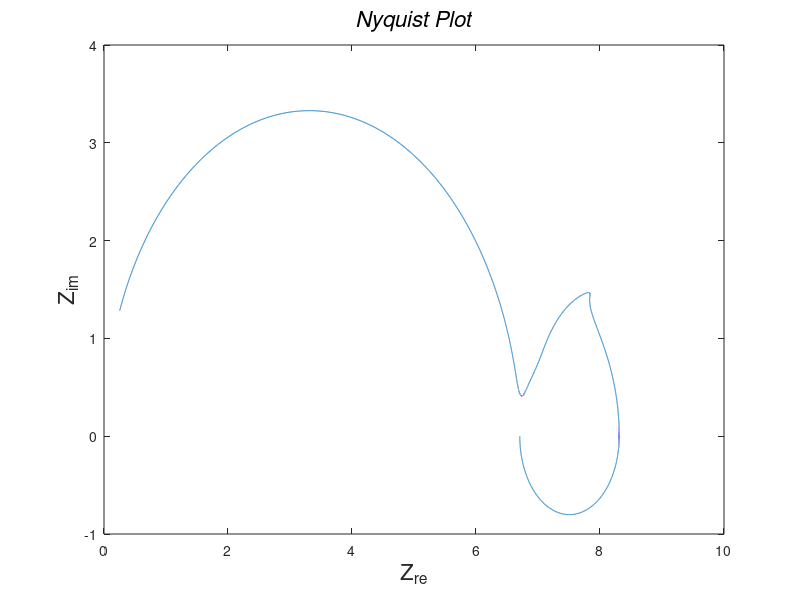
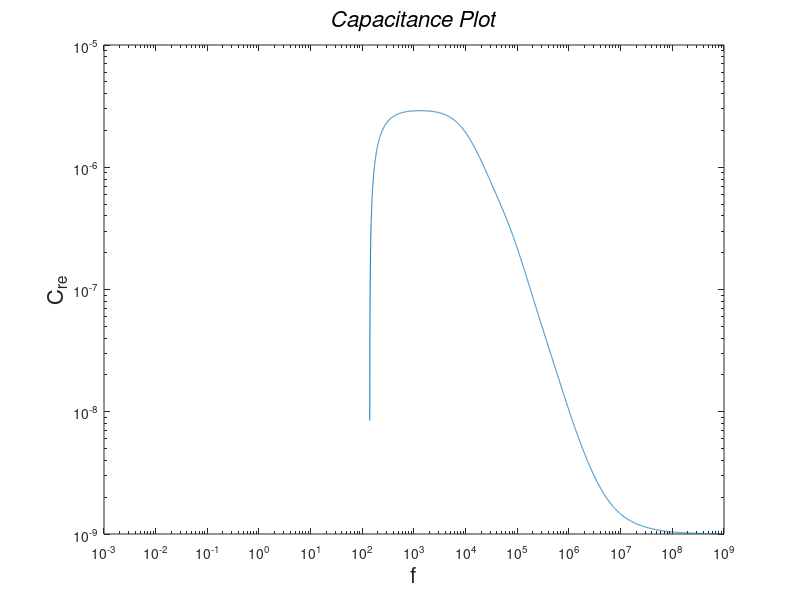
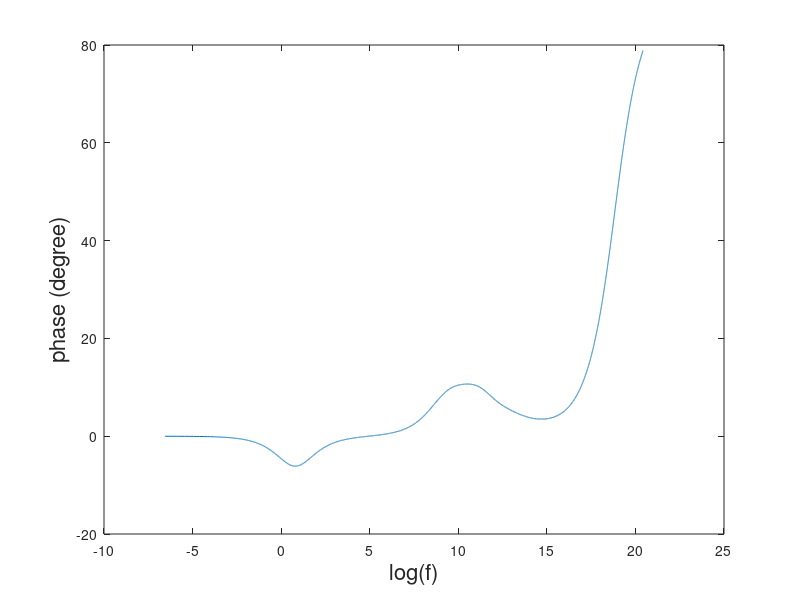

MATLAB code for these plots, in order:
clear all 
close all

%Parameter definitions

L = 1;
Rtn = 20;
Rdr = 500; 
Rtp = 10; 
Rr = 50;
Cmun = 2*10^-6;
Cmup = 2*10^-6;
Cg = 10^-9;
Cdr = 1*10^-3;
alpha = 0;
gamma_n = 0;
gamma_p = 0;

J0 = 1;

zn = Rtn; 
zp = Rtp;
yr = 1/Rr;

l = 1; 
Zre = 0; 
Zim = 0;

% Calculation of the impedance at each frequency.

for l = 1:14300
    

    
% Definition of the frequency

f = exp(l/700)-1;


%Definition of the frequency dependent elements.
yd = 1i * f * Cg+1i * f * Cdr / (1+(1i * f * Cdr * Rdr)^(1-alpha));
zd = 1/yd;
yn = 1i * f * Cmun;
yp = 1i * f * Cmup;

%Definition of the elements of the vector Up 

a = zp * zd * J0 / (zn * zd + zn * zp + zd * zp);
b = zn * zd * J0 / (zn * zd + zn * zp + zd * zp);
c = -zn * zd * zp * J0 / (zn * zd + zn * zp + zd * zp);

% Definition of the elements of the vector UP 
% in x=0 and x=L for boundary conditions.

Up0 = [0; 0; 0; a; b];
UpL = [ c*L; c*L; c*L; a; b];

% Definition of the matrix A 

A = [ 0,       0,       0,       -zn,         0;
    
    0,       0,       0,       0,         -zp;
    
    -gamma_n, gamma_n-gamma_p, gamma_p, zd, zd;
   
    -yn-yr, yn, yr, 0, 0; 
    
    yr, yp, -yp-yr, 0, 0 ];




%Calculation of the eigenvalues and associated eigenvalues of Matrix A. 

[Y,X] = eig(A);

x1 = X(1,1); 
x2 = X(2,2); 
x3 = X(3,3); 
x4 = X(4,4); 
x5 = X(5,5);

y1 = Y(:,1);
y2 = Y(:,2);
y3 = Y(:,3);
y4 = Y(:,4);
y5 = Y(:,5);

U10 = y1; 
U20 = y2; 
U30 = y3; 
U40 = y4; 
U50 = y5;

U1L = y1.* exp( x1.* L);
U2L = y2.* exp( x2.* L);
U3L = y3.* exp( x3.* L);
U4L = y4.* exp( x4.* L);
U5L = y5.* exp( x5.* L);

% Solution for the Cramer System 


D = [ U10(1) - U10(2), U20(1) - U20(2), U30(1) - U30(2), U40(1) - U40(2), U50(1) - U50(2);
    
    U1L(3) - U1L(2), U2L(3) - U2L(2), U3L(3) - U3L(2), U4L(3) - U4L(2), U5L(3) - U5L(2); 
    
    U10(3)         , U20(3)         , U30(3)         , U40(3)          , U50(3)        ;
    
    U10(5)         , U20(5)         , U30(5)         , U40(5)          , U50(5)        ;
    
    U1L(4)         , U2L(4)         , U3L(4)         , U4L(4)          , U5L(4)        ];







K1N = [ 0              , U20(1) - U20(2), U30(1) - U30(2), U40(1) - U40(2), U50(1) - U50(2);
    
        0              , U2L(3) - U2L(2), U3L(3) - U3L(2), U4L(3) - U4L(2), U5L(3) - U5L(2); 
    
        0              , U20(3)         , U30(3)         , U40(3)          , U50(3)        ;
    
       -b              , U20(5)         , U30(5)         , U40(5)          , U50(5)        ;
    
       -a              , U2L(4)         , U3L(4)         , U4L(4)          , U5L(4)        ];
    
  
   
   
   
K2N = [ U10(1) - U10(2), 0              , U30(1) - U30(2), U40(1) - U40(2), U50(1) - U50(2);
    
       U1L(3) - U1L(2),  0              , U3L(3) - U3L(2), U4L(3) - U4L(2), U5L(3) - U5L(2); 
    
       U10(3)         ,  0              , U30(3)         , U40(3)          , U50(3)        ;
    
       U10(5)         , -b              , U30(5)         , U40(5)          , U50(5)        ;
    
       U1L(4)         , -a              , U3L(4)         , U4L(4)          , U5L(4)        ];
   

   
   
   
K3N  = [ U10(1) - U10(2), U20(1) - U20(2), 0              , U40(1) - U40(2), U50(1) - U50(2);
    
         U1L(3) - U1L(2), U2L(3) - U2L(2), 0              , U4L(3) - U4L(2), U5L(3) - U5L(2); 
    
         U10(3)         , U20(3)         , 0              , U40(3)          , U50(3)        ;
    
         U10(5)         , U20(5)         , -b             , U40(5)          , U50(5)        ;
    
         U1L(4)         , U2L(4)         , -a             , U4L(4)          , U5L(4)        ];
 
     
     


K4N = [ U10(1) - U10(2), U20(1) - U20(2), U30(1) - U30(2), 0               , U50(1) - U50(2);
    
        U1L(3) - U1L(2), U2L(3) - U2L(2), U3L(3) - U3L(2), 0               , U5L(3) - U5L(2); 
    
        U10(3)         , U20(3)         , U30(3)         , 0               , U50(3)        ;
     
        U10(5)         , U20(5)         , U30(5)         , -b              , U50(5)        ;
    
        U1L(4)         , U2L(4)         , U3L(4)         , -a              , U5L(4)        ];   
    
    
    
    
    
K5N = [ U10(1) - U10(2), U20(1) - U20(2), U30(1) - U30(2), U40(1) - U40(2), 0              ;
    
        U1L(3) - U1L(2), U2L(3) - U2L(2), U3L(3) - U3L(2), U4L(3) - U4L(2), 0              ; 
    
        U10(3)         , U20(3)         , U30(3)         , U40(3)          ,0              ;
    
        U10(5)         , U20(5)         , U30(5)         , U40(5)          , -b            ;
    
        U1L(4)         , U2L(4)         , U3L(4)         , U4L(4)          , -a            ];
    
    

    
K1 = det(K1N) / det(D);
K2 = det(K2N) / det(D); 
K3 = det(K3N) / det(D); 
K4 = det(K4N) / det(D); 
K5 = det(K5N) / det(D);

% Equations with values of the constants K1, K2, K3, K4, K5 obtained
% previously.



U0 = K1*U10 + K2*U20 + K3*U30 + K4*U40 + K5*U50 + Up0; 
UL = K1*U1L + K2*U2L + K3*U3L + K4*U4L + K5*U5L + UpL;

V10 = U0(1); 
V20 = U0(2); 
V30 = U0(3); 
I10 = U0(4); 
I30 = U0(5);


V1L = UL(1);
V2L = UL(2);
V3L = UL(3);
I1L = UL(4); 
I3L = UL(5);


% Calcuation of the Real and Imaginary portion of the impedance.

Zre(l) = real ((V10 - V3L) / J0);
Zim(l) = imag ((V10 - V3L) / J0);

% Definition of the real and imaginary part of the Total Capacitance.

Cre(l) = real (J0/ (1i * f *(V10 - V3L) ));
Cim(l) = imag (J0/ (1i * f *(V10 - V3L) ));

% Definition of the Phase.

Phi(l) = -180 / pi* atan(Zim(l) / Zre(l)); 

% Definition of the Frequency.

fimp(l) = f;

l = l+1;

end


% Representation of the Impedance, Capacitance, and Phase Spectra.


Z1 = Zre (1: max(l) - 1);
Z2 = Zim (1: max(l) - 1);

ZRE = Z1' ;
ZIM = Z2' ; 

Cap1 = Cre (1:max(l) - 1);
Cap2 = Cim (1:max(l) - 1);

PHI = Phi(1:max(l) - 1);
f   = fimp(1:max(l) - 1);

phi = PHI' ;

plot (ZRE, -ZIM) 
xlabel ( 'Z_{re}', 'FontSize', 16)
ylabel ( 'Z_{im}', 'FontSize', 16)
title  ( '\it{Nyquist Plot}', 'FontSize', 16)

figure;
loglog (f', Cre)
xlabel ('f', 'FontSize', 16)
ylabel ('C_{re}', 'FontSize', 16)
title  ('\it{Capacitance Plot}', 'FontSize', 16)

figure;
plot   (log(f'), phi)
xlabel ('log(f)', 'FontSize', 16)
ylabel ('phase (degree)', 'FontSize', 16)




